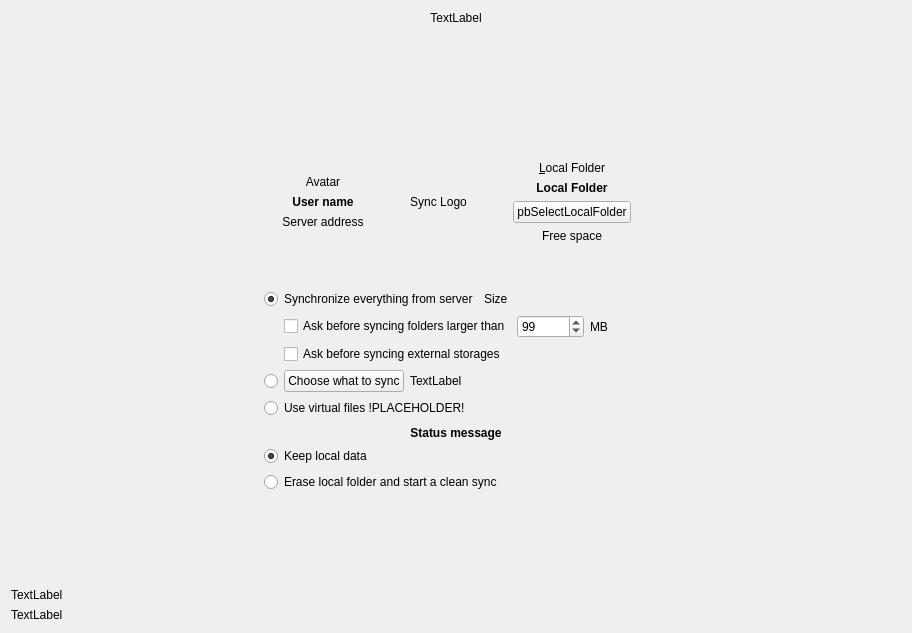
<?xml version="1.0" encoding="UTF-8"?>
<ui version="4.0">
 <class>OwncloudAdvancedSetupPage</class>
 <widget class="QWidget" name="OwncloudAdvancedSetupPage">
  <property name="geometry">
   <rect>
    <x>0</x>
    <y>0</y>
    <width>912</width>
    <height>633</height>
   </rect>
  </property>
  <property name="sizePolicy">
   <sizepolicy hsizetype="Preferred" vsizetype="Preferred">
    <horstretch>0</horstretch>
    <verstretch>0</verstretch>
   </sizepolicy>
  </property>
  <property name="windowTitle">
   <string notr="true">Form</string>
  </property>
  <layout class="QVBoxLayout" name="verticalLayout_4">
   <item>
    <widget class="QLabel" name="topLabel">
     <property name="sizePolicy">
      <sizepolicy hsizetype="Preferred" vsizetype="Fixed">
       <horstretch>0</horstretch>
       <verstretch>0</verstretch>
      </sizepolicy>
     </property>
     <property name="text">
      <string notr="true">TextLabel</string>
     </property>
     <property name="textFormat">
      <enum>Qt::RichText</enum>
     </property>
     <property name="alignment">
      <set>Qt::AlignCenter</set>
     </property>
     <property name="wordWrap">
      <bool>true</bool>
     </property>
    </widget>
   </item>
   <item>
    <spacer name="verticalSpacer_2">
     <property name="orientation">
      <enum>Qt::Vertical</enum>
     </property>
     <property name="sizeType">
      <enum>QSizePolicy::Expanding</enum>
     </property>
     <property name="sizeHint" stdset="0">
      <size>
       <width>20</width>
       <height>13</height>
      </size>
     </property>
    </spacer>
   </item>
   <item>
    <layout class="QHBoxLayout" name="horizontalLayout_4">
     <property name="topMargin">
      <number>0</number>
     </property>
     <item>
      <spacer name="horizontalSpacer_12">
       <property name="orientation">
        <enum>Qt::Horizontal</enum>
       </property>
       <property name="sizeHint" stdset="0">
        <size>
         <width>40</width>
         <height>20</height>
        </size>
       </property>
      </spacer>
     </item>
     <item>
      <layout class="QHBoxLayout" name="horizontalLayout_3">
       <property name="rightMargin">
        <number>0</number>
       </property>
       <item>
        <layout class="QVBoxLayout" name="verticalLayout_2">
         <item>
          <spacer name="verticalSpacer_5">
           <property name="orientation">
            <enum>Qt::Vertical</enum>
           </property>
           <property name="sizeType">
            <enum>QSizePolicy::Expanding</enum>
           </property>
           <property name="sizeHint" stdset="0">
            <size>
             <width>20</width>
             <height>40</height>
            </size>
           </property>
          </spacer>
         </item>
         <item>
          <widget class="QLabel" name="lServerIcon">
           <property name="text">
            <string notr="true">Avatar</string>
           </property>
           <property name="alignment">
            <set>Qt::AlignCenter</set>
           </property>
          </widget>
         </item>
         <item>
          <widget class="QLabel" name="userNameLabel">
           <property name="font">
            <font>
             <weight>75</weight>
             <bold>true</bold>
            </font>
           </property>
           <property name="text">
            <string>User name</string>
           </property>
           <property name="alignment">
            <set>Qt::AlignCenter</set>
           </property>
          </widget>
         </item>
         <item>
          <widget class="QLabel" name="serverAddressLabel">
           <property name="text">
            <string>Server address</string>
           </property>
           <property name="alignment">
            <set>Qt::AlignCenter</set>
           </property>
          </widget>
         </item>
         <item>
          <spacer name="verticalSpacer_3">
           <property name="orientation">
            <enum>Qt::Vertical</enum>
           </property>
           <property name="sizeType">
            <enum>QSizePolicy::Expanding</enum>
           </property>
           <property name="sizeHint" stdset="0">
            <size>
             <width>20</width>
             <height>40</height>
            </size>
           </property>
          </spacer>
         </item>
        </layout>
       </item>
       <item>
        <spacer name="horizontalSpacer_11">
         <property name="orientation">
          <enum>Qt::Horizontal</enum>
         </property>
         <property name="sizeType">
          <enum>QSizePolicy::Minimum</enum>
         </property>
         <property name="sizeHint" stdset="0">
          <size>
           <width>40</width>
           <height>20</height>
          </size>
         </property>
        </spacer>
       </item>
       <item>
        <widget class="QLabel" name="syncLogoLabel">
         <property name="text">
          <string>Sync Logo</string>
         </property>
         <property name="alignment">
          <set>Qt::AlignCenter</set>
         </property>
        </widget>
       </item>
       <item>
        <spacer name="horizontalSpacer_6">
         <property name="orientation">
          <enum>Qt::Horizontal</enum>
         </property>
         <property name="sizeType">
          <enum>QSizePolicy::Minimum</enum>
         </property>
         <property name="sizeHint" stdset="0">
          <size>
           <width>40</width>
           <height>20</height>
          </size>
         </property>
        </spacer>
       </item>
       <item>
        <layout class="QVBoxLayout" name="verticalLayout_5">
         <item>
          <spacer name="verticalSpacer_6">
           <property name="orientation">
            <enum>Qt::Vertical</enum>
           </property>
           <property name="sizeType">
            <enum>QSizePolicy::Expanding</enum>
           </property>
           <property name="sizeHint" stdset="0">
            <size>
             <width>20</width>
             <height>40</height>
            </size>
           </property>
          </spacer>
         </item>
         <item>
          <widget class="QLabel" name="lLocal">
           <property name="sizePolicy">
            <sizepolicy hsizetype="Minimum" vsizetype="Preferred">
             <horstretch>0</horstretch>
             <verstretch>0</verstretch>
            </sizepolicy>
           </property>
           <property name="text">
            <string>&amp;Local Folder</string>
           </property>
           <property name="alignment">
            <set>Qt::AlignCenter</set>
           </property>
           <property name="buddy">
            <cstring>pbSelectLocalFolder</cstring>
           </property>
          </widget>
         </item>
         <item>
          <widget class="QLabel" name="localFolderDescriptionLabel">
           <property name="font">
            <font>
             <weight>75</weight>
             <bold>true</bold>
            </font>
           </property>
           <property name="text">
            <string>Local Folder</string>
           </property>
           <property name="alignment">
            <set>Qt::AlignCenter</set>
           </property>
          </widget>
         </item>
         <item>
          <layout class="QHBoxLayout" name="horizontalLayout">
           <property name="topMargin">
            <number>0</number>
           </property>
           <item>
            <spacer name="horizontalSpacer_3">
             <property name="orientation">
              <enum>Qt::Horizontal</enum>
             </property>
             <property name="sizeType">
              <enum>QSizePolicy::Minimum</enum>
             </property>
             <property name="sizeHint" stdset="0">
              <size>
               <width>0</width>
               <height>20</height>
              </size>
             </property>
            </spacer>
           </item>
           <item>
            <widget class="QPushButton" name="pbSelectLocalFolder">
             <property name="sizePolicy">
              <sizepolicy hsizetype="Minimum" vsizetype="Fixed">
               <horstretch>0</horstretch>
               <verstretch>0</verstretch>
              </sizepolicy>
             </property>
             <property name="text">
              <string notr="true">pbSelectLocalFolder</string>
             </property>
             <property name="autoDefault">
              <bool>true</bool>
             </property>
             <property name="default">
              <bool>false</bool>
             </property>
            </widget>
           </item>
           <item>
            <spacer name="horizontalSpacer_4">
             <property name="orientation">
              <enum>Qt::Horizontal</enum>
             </property>
             <property name="sizeType">
              <enum>QSizePolicy::Minimum</enum>
             </property>
             <property name="sizeHint" stdset="0">
              <size>
               <width>0</width>
               <height>20</height>
              </size>
             </property>
            </spacer>
           </item>
          </layout>
         </item>
         <item>
          <widget class="QLabel" name="lFreeSpace">
           <property name="sizePolicy">
            <sizepolicy hsizetype="Minimum" vsizetype="Fixed">
             <horstretch>0</horstretch>
             <verstretch>0</verstretch>
            </sizepolicy>
           </property>
           <property name="text">
            <string notr="true">Free space</string>
           </property>
           <property name="alignment">
            <set>Qt::AlignCenter</set>
           </property>
          </widget>
         </item>
         <item>
          <spacer name="verticalSpacer">
           <property name="orientation">
            <enum>Qt::Vertical</enum>
           </property>
           <property name="sizeType">
            <enum>QSizePolicy::Expanding</enum>
           </property>
           <property name="sizeHint" stdset="0">
            <size>
             <width>20</width>
             <height>40</height>
            </size>
           </property>
          </spacer>
         </item>
        </layout>
       </item>
      </layout>
     </item>
     <item>
      <spacer name="horizontalSpacer_13">
       <property name="orientation">
        <enum>Qt::Horizontal</enum>
       </property>
       <property name="sizeHint" stdset="0">
        <size>
         <width>40</width>
         <height>20</height>
        </size>
       </property>
      </spacer>
     </item>
    </layout>
   </item>
   <item>
    <layout class="QHBoxLayout" name="horizontalLayout_2">
     <property name="sizeConstraint">
      <enum>QLayout::SetMinimumSize</enum>
     </property>
     <property name="topMargin">
      <number>0</number>
     </property>
     <property name="bottomMargin">
      <number>0</number>
     </property>
     <item>
      <spacer name="horizontalSpacer_14">
       <property name="orientation">
        <enum>Qt::Horizontal</enum>
       </property>
       <property name="sizeHint" stdset="0">
        <size>
         <width>40</width>
         <height>20</height>
        </size>
       </property>
      </spacer>
     </item>
     <item>
      <layout class="QVBoxLayout" name="verticalLayout_7">
       <property name="rightMargin">
        <number>0</number>
       </property>
       <property name="bottomMargin">
        <number>0</number>
       </property>
       <item>
        <layout class="QVBoxLayout" name="wSyncStrategy">
         <property name="topMargin">
          <number>0</number>
         </property>
         <property name="bottomMargin">
          <number>0</number>
         </property>
         <item>
          <layout class="QHBoxLayout" name="horizontalLayout_5">
           <property name="topMargin">
            <number>0</number>
           </property>
           <item>
            <widget class="QRadioButton" name="rSyncEverything">
             <property name="text">
              <string>Synchronize everything from server</string>
             </property>
             <property name="checked">
              <bool>true</bool>
             </property>
            </widget>
           </item>
           <item>
            <widget class="QLabel" name="lSyncEverythingSizeLabel">
             <property name="text">
              <string notr="true">Size</string>
             </property>
             <property name="textFormat">
              <enum>Qt::PlainText</enum>
             </property>
            </widget>
           </item>
           <item>
            <spacer name="horizontalSpacer_2">
             <property name="orientation">
              <enum>Qt::Horizontal</enum>
             </property>
             <property name="sizeHint" stdset="0">
              <size>
               <width>40</width>
               <height>20</height>
              </size>
             </property>
            </spacer>
           </item>
          </layout>
         </item>
         <item>
          <layout class="QHBoxLayout" name="horizontalLayout_6">
           <property name="topMargin">
            <number>0</number>
           </property>
           <item>
            <spacer name="horizontalSpacer_8">
             <property name="orientation">
              <enum>Qt::Horizontal</enum>
             </property>
             <property name="sizeType">
              <enum>QSizePolicy::Minimum</enum>
             </property>
             <property name="sizeHint" stdset="0">
              <size>
               <width>20</width>
               <height>20</height>
              </size>
             </property>
            </spacer>
           </item>
           <item>
            <widget class="QCheckBox" name="confCheckBoxSize">
             <property name="text">
              <string>Ask before syncing folders larger than</string>
             </property>
            </widget>
           </item>
           <item>
            <widget class="QSpinBox" name="confSpinBox">
             <property name="sizePolicy">
              <sizepolicy hsizetype="Preferred" vsizetype="Fixed">
               <horstretch>0</horstretch>
               <verstretch>0</verstretch>
              </sizepolicy>
             </property>
             <property name="focusPolicy">
              <enum>Qt::StrongFocus</enum>
             </property>
             <property name="maximum">
              <number>999999</number>
             </property>
             <property name="value">
              <number>99</number>
             </property>
            </widget>
           </item>
           <item>
            <widget class="QLabel" name="confTraillingSizeLabel">
             <property name="text">
              <string extracomment="Trailing part of &quot;Ask confirmation before syncing folder larger than&quot; ">MB</string>
             </property>
            </widget>
           </item>
           <item>
            <spacer name="horizontalSpacer_7">
             <property name="orientation">
              <enum>Qt::Horizontal</enum>
             </property>
             <property name="sizeHint" stdset="0">
              <size>
               <width>40</width>
               <height>20</height>
              </size>
             </property>
            </spacer>
           </item>
          </layout>
         </item>
         <item>
          <layout class="QHBoxLayout" name="horizontalLayout_8">
           <property name="topMargin">
            <number>0</number>
           </property>
           <item>
            <spacer name="horizontalSpacer_9">
             <property name="orientation">
              <enum>Qt::Horizontal</enum>
             </property>
             <property name="sizeType">
              <enum>QSizePolicy::Minimum</enum>
             </property>
             <property name="sizeHint" stdset="0">
              <size>
               <width>20</width>
               <height>20</height>
              </size>
             </property>
            </spacer>
           </item>
           <item>
            <widget class="QCheckBox" name="confCheckBoxExternal">
             <property name="text">
              <string>Ask before syncing external storages</string>
             </property>
            </widget>
           </item>
           <item>
            <spacer name="horizontalSpacer_10">
             <property name="orientation">
              <enum>Qt::Horizontal</enum>
             </property>
             <property name="sizeHint" stdset="0">
              <size>
               <width>40</width>
               <height>20</height>
              </size>
             </property>
            </spacer>
           </item>
          </layout>
         </item>
         <item>
          <layout class="QHBoxLayout" name="horizontalLayout_10">
           <property name="topMargin">
            <number>0</number>
           </property>
           <item>
            <widget class="QRadioButton" name="rSelectiveSync">
             <property name="sizePolicy">
              <sizepolicy hsizetype="Minimum" vsizetype="Minimum">
               <horstretch>0</horstretch>
               <verstretch>0</verstretch>
              </sizepolicy>
             </property>
             <property name="text">
              <string/>
             </property>
             <property name="checkable">
              <bool>false</bool>
             </property>
            </widget>
           </item>
           <item>
            <widget class="QPushButton" name="bSelectiveSync">
             <property name="text">
              <string>Choose what to sync</string>
             </property>
             <property name="autoDefault">
              <bool>true</bool>
             </property>
             <property name="default">
              <bool>false</bool>
             </property>
            </widget>
           </item>
           <item>
            <widget class="QLabel" name="lSelectiveSyncSizeLabel">
             <property name="text">
              <string notr="true">TextLabel</string>
             </property>
             <property name="textFormat">
              <enum>Qt::PlainText</enum>
             </property>
            </widget>
           </item>
           <item>
            <spacer name="horizontalSpacer">
             <property name="orientation">
              <enum>Qt::Horizontal</enum>
             </property>
             <property name="sizeHint" stdset="0">
              <size>
               <width>40</width>
               <height>20</height>
              </size>
             </property>
            </spacer>
           </item>
          </layout>
         </item>
         <item>
          <layout class="QHBoxLayout" name="lVirtualFileSync">
           <item>
            <widget class="QRadioButton" name="rVirtualFileSync">
             <property name="sizePolicy">
              <sizepolicy hsizetype="Minimum" vsizetype="Minimum">
               <horstretch>0</horstretch>
               <verstretch>0</verstretch>
              </sizepolicy>
             </property>
             <property name="text">
              <string notr="true">Use virtual files !PLACEHOLDER!</string>
             </property>
             <property name="checkable">
              <bool>false</bool>
             </property>
            </widget>
           </item>
           <item>
            <spacer name="horizontalSpacer_5">
             <property name="orientation">
              <enum>Qt::Horizontal</enum>
             </property>
             <property name="sizeHint" stdset="0">
              <size>
               <width>40</width>
               <height>20</height>
              </size>
             </property>
            </spacer>
           </item>
          </layout>
         </item>
        </layout>
       </item>
       <item>
        <widget class="QWidget" name="resolutionWidget" native="true">
         <property name="sizePolicy">
          <sizepolicy hsizetype="Minimum" vsizetype="Minimum">
           <horstretch>0</horstretch>
           <verstretch>0</verstretch>
          </sizepolicy>
         </property>
         <layout class="QVBoxLayout" name="verticalLayout_9" stretch="0,0,0">
          <property name="spacing">
           <number>6</number>
          </property>
          <property name="sizeConstraint">
           <enum>QLayout::SetMinimumSize</enum>
          </property>
          <property name="leftMargin">
           <number>0</number>
          </property>
          <property name="topMargin">
           <number>2</number>
          </property>
          <property name="rightMargin">
           <number>0</number>
          </property>
          <property name="bottomMargin">
           <number>0</number>
          </property>
          <item>
           <widget class="QLabel" name="syncModeLabel">
            <property name="sizePolicy">
             <sizepolicy hsizetype="Preferred" vsizetype="Fixed">
              <horstretch>0</horstretch>
              <verstretch>0</verstretch>
             </sizepolicy>
            </property>
            <property name="font">
             <font>
              <pointsize>9</pointsize>
              <weight>75</weight>
              <bold>true</bold>
             </font>
            </property>
            <property name="lineWidth">
             <number>1</number>
            </property>
            <property name="text">
             <string notr="true">Status message</string>
            </property>
            <property name="textFormat">
             <enum>Qt::AutoText</enum>
            </property>
            <property name="alignment">
             <set>Qt::AlignCenter</set>
            </property>
            <property name="wordWrap">
             <bool>false</bool>
            </property>
           </widget>
          </item>
          <item>
           <widget class="QRadioButton" name="rKeepLocal">
            <property name="sizePolicy">
             <sizepolicy hsizetype="Preferred" vsizetype="Fixed">
              <horstretch>0</horstretch>
              <verstretch>0</verstretch>
             </sizepolicy>
            </property>
            <property name="text">
             <string>Keep local data</string>
            </property>
            <property name="checked">
             <bool>true</bool>
            </property>
           </widget>
          </item>
          <item>
           <widget class="QRadioButton" name="cbSyncFromScratch">
            <property name="sizePolicy">
             <sizepolicy hsizetype="Preferred" vsizetype="Fixed">
              <horstretch>0</horstretch>
              <verstretch>0</verstretch>
             </sizepolicy>
            </property>
            <property name="toolTip">
             <string>&lt;html&gt;&lt;head/&gt;&lt;body&gt;&lt;p&gt;If this box is checked, existing content in the local folder will be erased to start a clean sync from the server.&lt;/p&gt;&lt;p&gt;Do not check this if the local content should be uploaded to the servers folder.&lt;/p&gt;&lt;/body&gt;&lt;/html&gt;</string>
            </property>
            <property name="text">
             <string>Erase local folder and start a clean sync</string>
            </property>
            <property name="checkable">
             <bool>true</bool>
            </property>
           </widget>
          </item>
         </layout>
        </widget>
       </item>
      </layout>
     </item>
     <item>
      <spacer name="horizontalSpacer_15">
       <property name="orientation">
        <enum>Qt::Horizontal</enum>
       </property>
       <property name="sizeHint" stdset="0">
        <size>
         <width>40</width>
         <height>20</height>
        </size>
       </property>
      </spacer>
     </item>
    </layout>
   </item>
   <item>
    <spacer name="verticalSpacer_4">
     <property name="orientation">
      <enum>Qt::Vertical</enum>
     </property>
     <property name="sizeType">
      <enum>QSizePolicy::Expanding</enum>
     </property>
     <property name="sizeHint" stdset="0">
      <size>
       <width>20</width>
       <height>40</height>
      </size>
     </property>
    </spacer>
   </item>
   <item>
    <widget class="QLabel" name="errorLabel">
     <property name="text">
      <string notr="true">TextLabel</string>
     </property>
    </widget>
   </item>
   <item>
    <layout class="QHBoxLayout" name="resultLayout"/>
   </item>
   <item>
    <widget class="QLabel" name="bottomLabel">
     <property name="text">
      <string notr="true">TextLabel</string>
     </property>
     <property name="textFormat">
      <enum>Qt::RichText</enum>
     </property>
    </widget>
   </item>
  </layout>
 </widget>
 <resources/>
 <connections>
  <connection>
   <sender>rSyncEverything</sender>
   <signal>toggled(bool)</signal>
   <receiver>confCheckBoxSize</receiver>
   <slot>setEnabled(bool)</slot>
   <hints>
    <hint type="sourcelabel">
     <x>217</x>
     <y>78</y>
    </hint>
    <hint type="destinationlabel">
     <x>298</x>
     <y>126</y>
    </hint>
   </hints>
  </connection>
  <connection>
   <sender>rSyncEverything</sender>
   <signal>toggled(bool)</signal>
   <receiver>confSpinBox</receiver>
   <slot>setEnabled(bool)</slot>
   <hints>
    <hint type="sourcelabel">
     <x>311</x>
     <y>83</y>
    </hint>
    <hint type="destinationlabel">
     <x>952</x>
     <y>134</y>
    </hint>
   </hints>
  </connection>
  <connection>
   <sender>rSyncEverything</sender>
   <signal>toggled(bool)</signal>
   <receiver>confTraillingSizeLabel</receiver>
   <slot>setEnabled(bool)</slot>
   <hints>
    <hint type="sourcelabel">
     <x>277</x>
     <y>76</y>
    </hint>
    <hint type="destinationlabel">
     <x>1076</x>
     <y>136</y>
    </hint>
   </hints>
  </connection>
  <connection>
   <sender>rSyncEverything</sender>
   <signal>toggled(bool)</signal>
   <receiver>confCheckBoxExternal</receiver>
   <slot>setEnabled(bool)</slot>
   <hints>
    <hint type="sourcelabel">
     <x>181</x>
     <y>78</y>
    </hint>
    <hint type="destinationlabel">
     <x>382</x>
     <y>174</y>
    </hint>
   </hints>
  </connection>
 </connections>
</ui>
